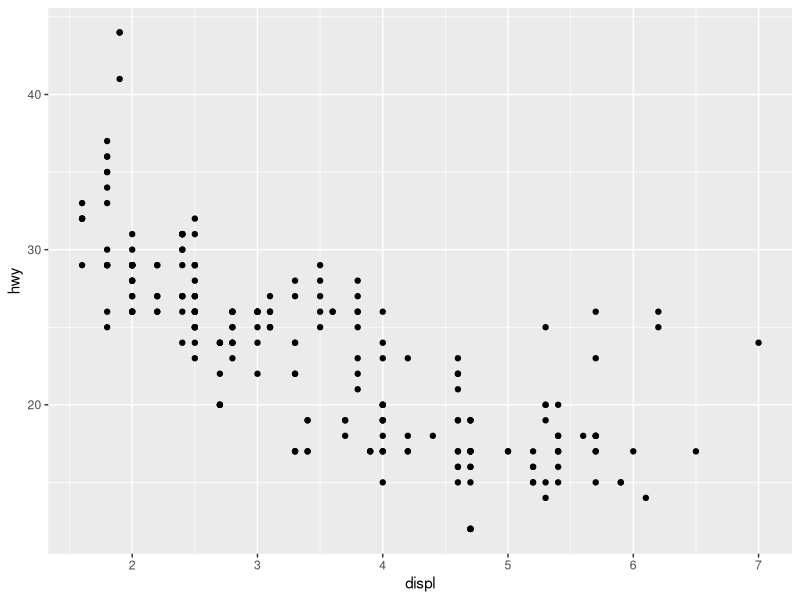
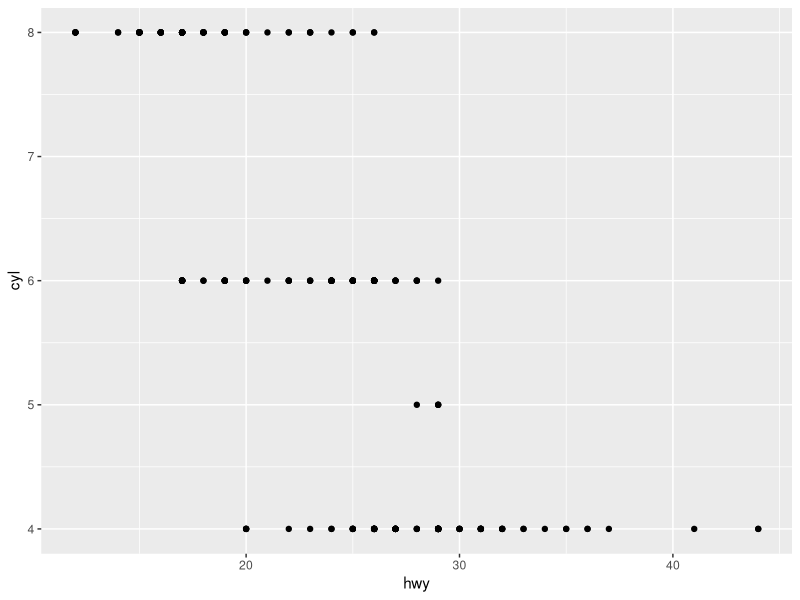
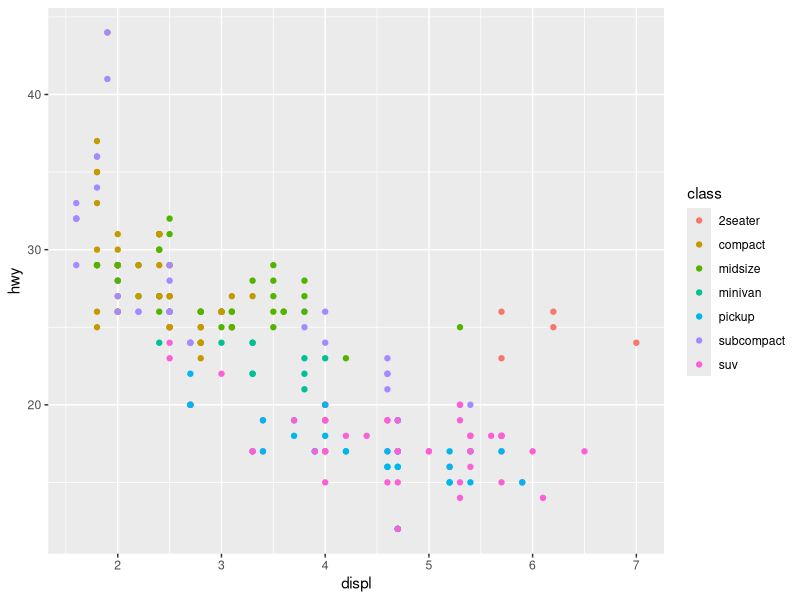
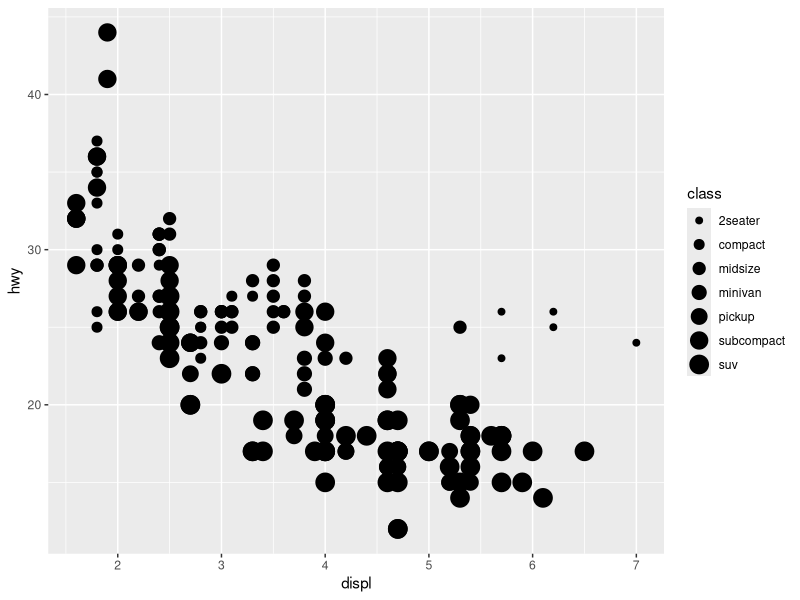
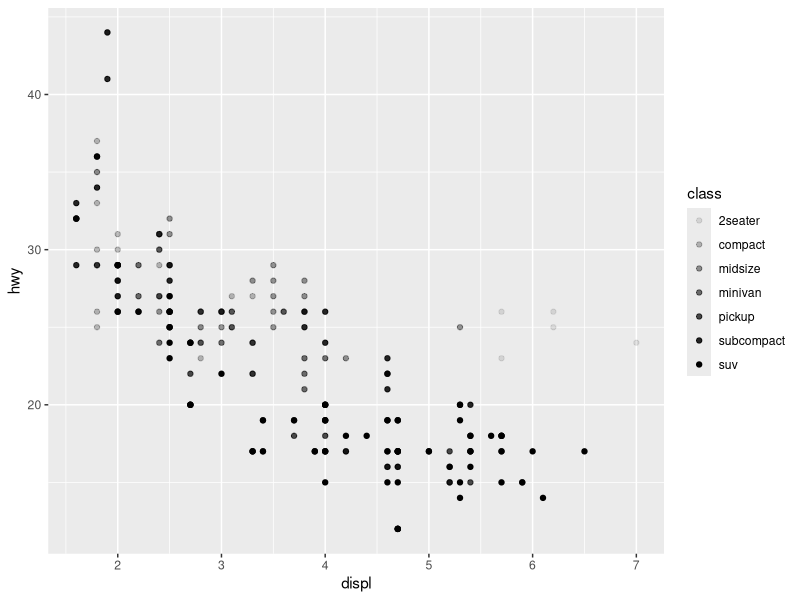
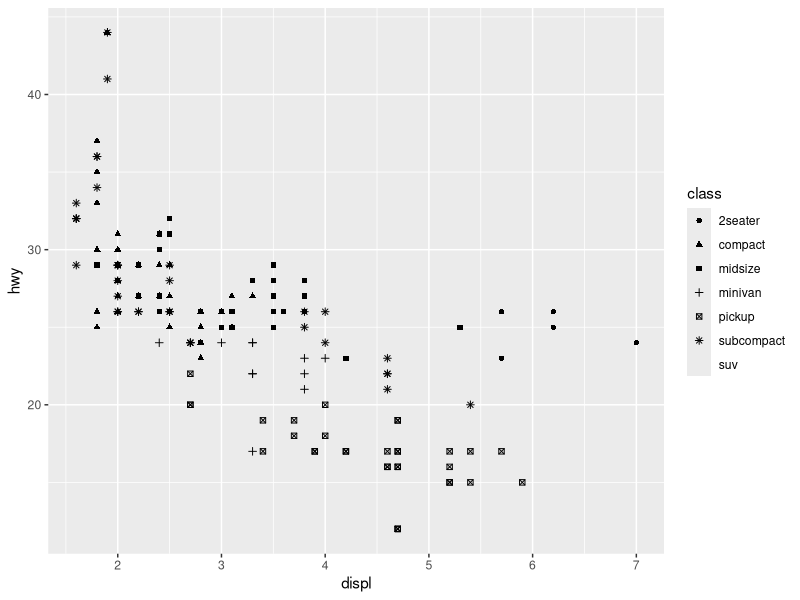
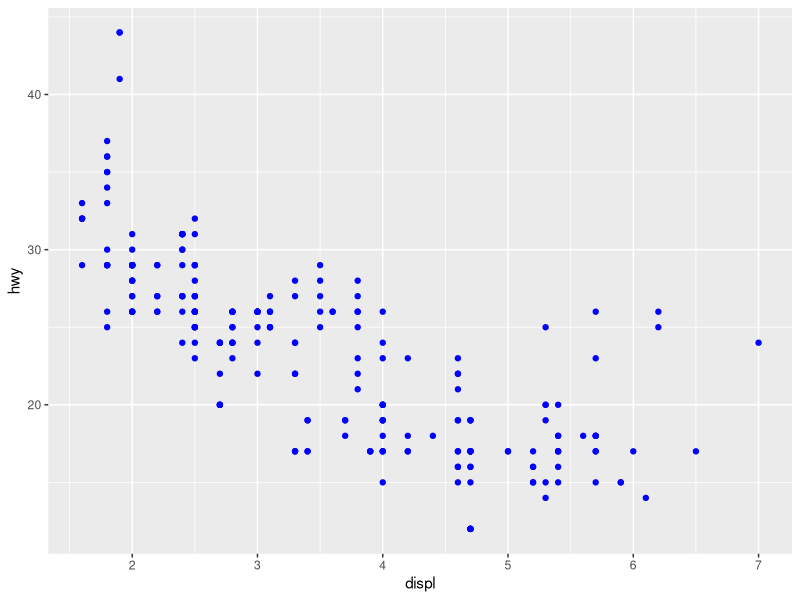
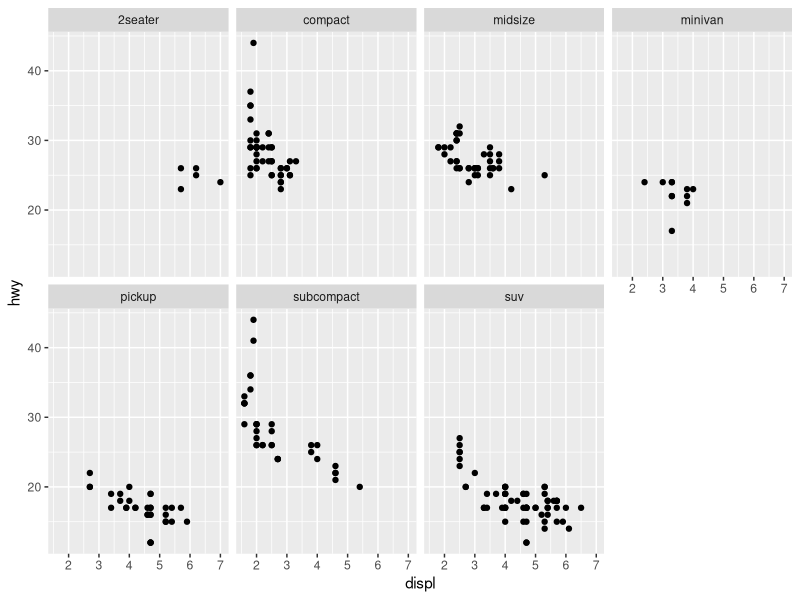

Source code (R) for these figures, in order:
## ---- chunk 1
#VERIFICAR SE O PACOTE ESTÁ CARREGADO
pacotesRequisitados = c("tidyverse")
for(p in pacotesRequisitados){
  if(!require(
    p, character.only = TRUE
  ))
    install.packages(p)
  library(p,character.only = TRUE)
}
## ---- chunk 2
mpg
## ---- chunk 3
ggplot(data = mpg) +
  geom_point(
    mapping = aes(
      x = displ, y = hwy
    )
  )
## ---- chunk 4
ggplot(data = mpg) + 
  geom_point(
    mapping = aes(
      x=hwy, y=cyl
    )
  )
## ---- chunk 5
ggplot(data = mpg) +
  geom_point(
    mapping = aes(
      x = displ, y = hwy, color = class
    )
  )

ggplot(data=mpg) + 
  geom_point(
    mapping = aes(
      x=displ, y=hwy, size=class
    )
  )
## ---- chunk 6
ggplot(data=mpg)+
  geom_point(
    mapping = aes(
      x=displ, y=hwy, alpha=class
    )
  )
## ---- chunk 7
ggplot(data=mpg)+
  geom_point(
    mapping = aes(
      x=displ, y=hwy, shape=class #utilização de 6 classes, se houver mais categorias fica fora
    )
  )
## ---- chunk 8
ggplot(
  data=mpg
) + 
  geom_point(
    mapping = aes(
      x=displ, y=hwy
    ), color="blue" # a cor não transmite a informação sobre uma variável
  )

## ---- chunk 9
ggplot( data = mpg ) +
  geom_point(
    mapping = aes(
      x = displ, y = hwy
    )
  ) + 
  facet_wrap(
    ~ class, nrow = 2
  )
## ---- chunk 10
ggplot( data = mpg ) +
  geom_point(
    mapping = aes(
      x = displ, y = hwy
    )
  ) + 
  facet_grid( drv ~ cyl)


ggplot( data = mpg ) +
  geom_point(
    mapping = aes(
      x = displ, y = hwy
    )
  ) + 
  facet_grid( . ~ cyl)
## ---- chunk 11
ggplot( data = mpg ) +
  geom_point(
    mapping = aes(
      x = drv, y = cyl
    )
  ) + 
  facet_grid( drv ~ cyl)
## ---- chunk 12
ggplot( data = mpg ) +
  geom_point(
    mapping = aes(
      x = displ, y = hwy
    )
  ) + 
  facet_grid(
    drv ~ .
  )


ggplot( data = mpg ) +
  geom_point(
    mapping = aes(
      x = displ, y = hwy
    )
  ) + 
  facet_grid(
     . ~ cyl
  )
## ---- chunk 13
ggplot(data = mpg) + 
  geom_point(
    mapping = aes(
      x = displ, y = hwy
    )
  ) + 
  facet_wrap( ~ class, ncol = 4)
